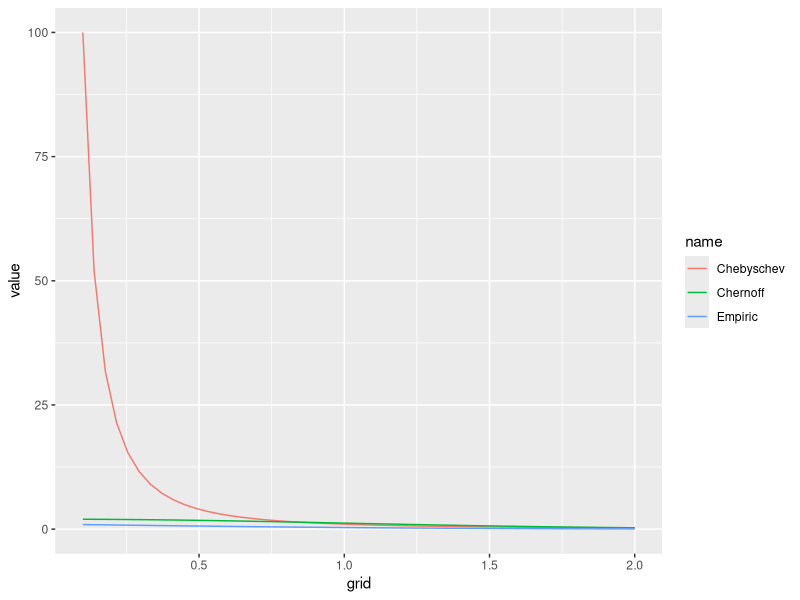
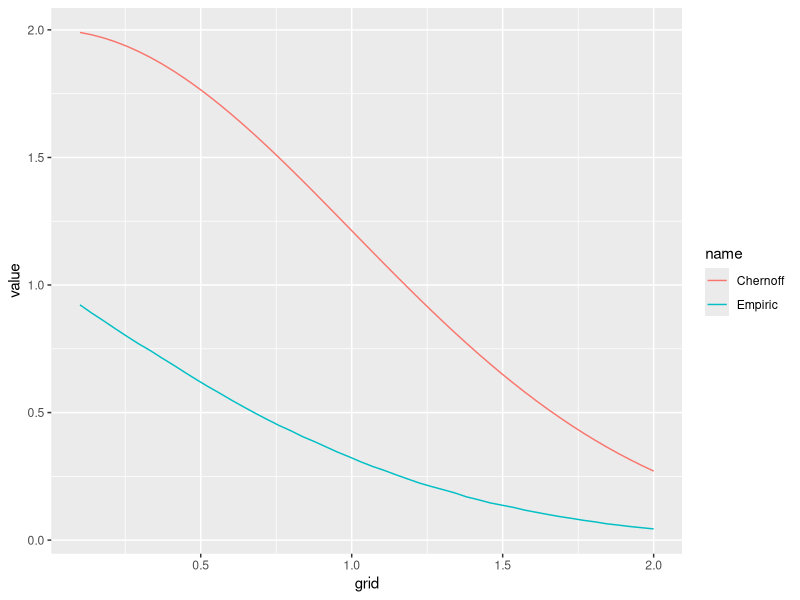

These charts were generated, in order, by the following R code:
## ---- chunk 1

library(ggplot2) #gráficos bonitos
library(purrr) #pra computar o valor em cada um dos pontos do grid sem usar um for
library(tidyr) #pros dados ficarem do formato certo pro ggplot

n <-10000 #tamanho da amostra
grid_size <- 50 #tamanho do grid

tt <- as.list(seq(0.1,2,length.out = grid_size)) #o grid

yy <- rnorm(n)

freq <- map_dbl(tt,~(sum(abs(yy) > .))/n)

tt <- do.call(c,tt)

df <- data.frame("grid" = tt,"Empiric" = freq,"Chernoff" = 2*exp(-tt^2/2),"Chebyschev" = 1/tt^2)

df2 <- pivot_longer(df,cols = c("Empiric","Chernoff","Chebyschev"))

ggplot(df2,aes(grid,value,color = name)) + geom_line()

## ---- chunk 2

df3 <-df[,-4]

df3 <- pivot_longer(df3,cols = c("Empiric","Chernoff"))

ggplot(df3,aes(grid,value,color = name)) + geom_line()


